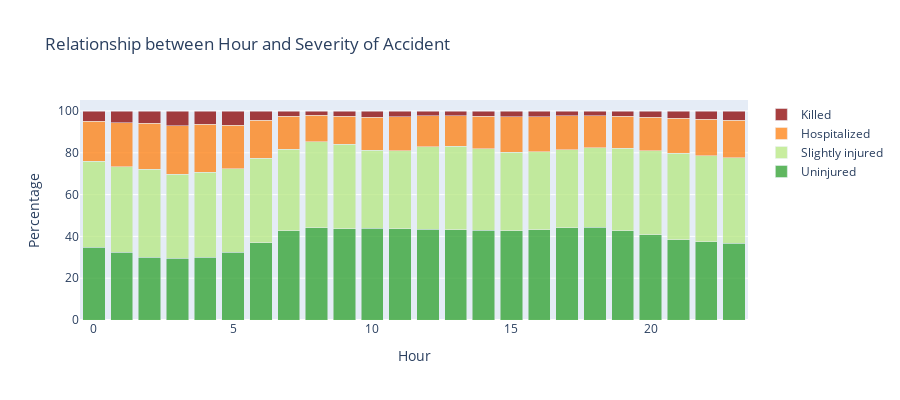

Source (notebook cell):
### Code cell
# -------------------------------------------------------------------------------------------------
# Hour vs. Severity
#
# Most accidents happen during daytime, at rush-hour
# But severe accidents are more likely to happen at night, in the early morning
#
# todo: check relationship with light conditions
#
# Chi-square test: H0 should be rejected, since the p-value is large
#
# todo: cramer
# -------------------------------------------------------------------------------------------------

#df_acc_target.info()

importlib.reload(lib_graph_2)

lib_graph_2.sns_countplot(df_acc_target, 'acc_hour', column_title='Hour', title='Number of Accidents per Hour')
lib_graph_2.grav_cat_barplot(df_acc_target, 'acc_hour', 'Hour', list(range(0, 24, 1)))
lib_graph_2.grav_cat_cross_heatmap(df_acc_target, 'acc_hour', 'Hour', 'Hour vs. Severity', yticks=list(range(0, 24, 1)))
lib_graph_2.grav_cat_chi2(df_acc_target, 'acc_hour', cramer=True, cramer_evaluation=True)

### Figure 1 — Plotly figure (JSON) as saved in the notebook; plotly's stock layout.template omitted (floating-point values rounded to 4 significant figures)
{"data": [{"marker": {"color": "#2CA02C"}, "name": "Uninjured", "opacity": 0.75, "type": "bar", "x": [0, 1, 2, 3, 4, 5, 6, 7, 8, 9, 10, 11, 12, 13, 14, 15, 16, 17, 18, 19, 20, 21, 22, 23], "y": [34.76, 32.47, 29.91, 29.5, 30.13, 32.51, 36.92, 42.63, 44.22, 43.66, 43.81, 43.75, 43.5, 43.17, 42.88, 42.71, 43.11, 44.2, 44.35, 42.68, 40.84, 38.44, 37.46, 36.63]}, {"marker": {"color": "#B6E880"}, "name": "Slightly injured", "opacity": 0.75, "type": "bar", "x": [0, 1, 2, 3, 4, 5, 6, 7, 8, 9, 10, 11, 12, 13, 14, 15, 16, 17, 18, 19, 20, 21, 22, 23], "y": [41.18, 40.9, 42.29, 40.29, 40.57, 39.9, 40.44, 39.0, 41.04, 40.51, 37.47, 37.25, 39.29, 39.96, 38.96, 37.51, 37.35, 37.22, 37.97, 39.42, 40.1, 41.46, 41.03, 41.1]}, {"marker": {"color": "#FF7F0E"}, "name": "Hospitalized", "opacity": 0.75, "type": "bar", "x": [0, 1, 2, 3, 4, 5, 6, 7, 8, 9, 10, 11, 12, 13, 14, 15, 16, 17, 18, 19, 20, 21, 22, 23], "y": [19.15, 21.05, 21.88, 23.11, 23, 20.75, 18.26, 15.8, 12.63, 13.41, 15.83, 16.25, 14.94, 14.62, 15.57, 16.97, 16.87, 16.29, 15.43, 15.48, 16.17, 16.63, 17.53, 17.94]}, {"marker": {"color": "darkred"}, "name": "Killed", "opacity": 0.75, "type": "bar", "x": [0, 1, 2, 3, 4, 5, 6, 7, 8, 9, 10, 11, 12, 13, 14, 15, 16, 17, 18, 19, 20, 21, 22, 23], "y": [4.919, 5.582, 5.915, 7.101, 6.295, 6.836, 4.383, 2.561, 2.113, 2.426, 2.898, 2.75, 2.267, 2.253, 2.596, 2.813, 2.676, 2.284, 2.253, 2.414, 2.897, 3.473, 3.982, 4.332]}], "layout": {"barmode": "stack", "height": 400, "title": {"text": "Relationship between Hour and Severity of Accident"}, "xaxis": {"title": {"text": "Hour"}}, "yaxis": {"title": {"text": "Percentage"}}}}
